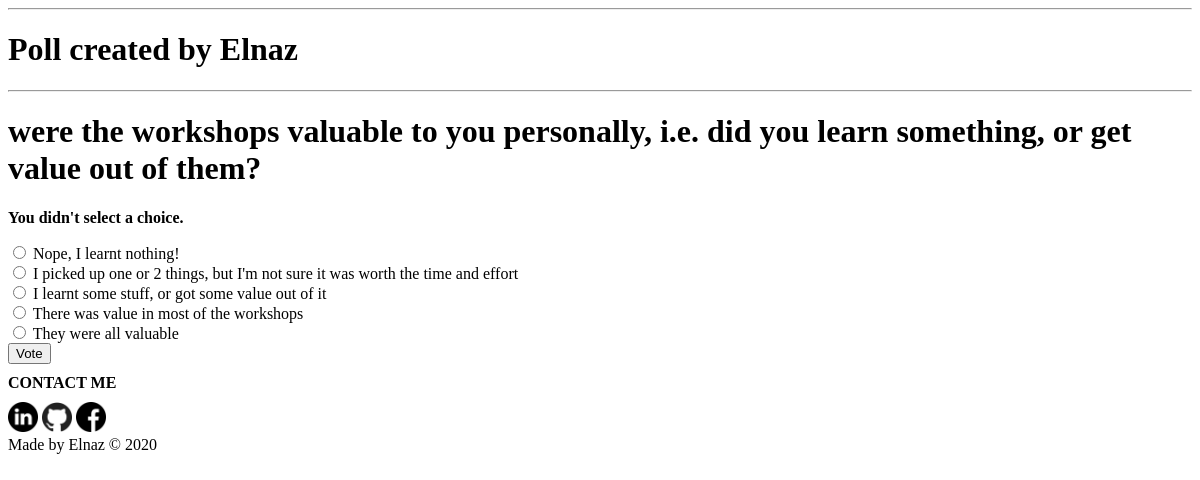
Screenshot of /polls/7/vote/ with the database file from the repository.
### polls/models.py (models this page shows, shortened)
class Question(models.Model):
    question_text = models.CharField(max_length =200)
    pub_date = models.DateTimeField('date published')

class Choice(models.Model):
    question = models.ForeignKey(Question, on_delete = models.CASCADE)
    choice_text = models.CharField(max_length =200)
    votes = models.IntegerField(default =0)

### polls/views.py (the view)
# urls.py: path('<int:question_id>/vote/', views.vote, name='vote'),
def vote(request, question_id):
    question = get_object_or_404(Question, pk=question_id)
    try:
        selected_choice = question.choice_set.get(pk=request.POST['choice'])
    except (KeyError, Choice.DoesNotExist):
        return render(request, 'polls/detail.html', {
            'question': question,
            'error_message': "You didn't select a choice.",
        })
    else:
        selected_choice.votes += 1
        selected_choice.save()
        return HttpResponseRedirect(reverse('polls:results', args=(question.id,)))

### polls/templates/polls/detail.html (shortened to what this page needs)
{% extends 'polls/base.html' %}
{% block main_content %}
<h1>{{ question.question_text }}</h1>
{% if error_message %}<p><strong>{{ error_message }}</strong></p>{% endif %}
<form action="{% url 'polls:vote' question.id %}" method="post">
{% for choice in question.choice_set.all %}
    <input type="radio" name="choice" id="choice{{ forloop.counter }}" value="{{ choice.id }}">
    <label for="choice{{ forloop.counter }}">{{ choice.choice_text }}</label><br>
{% endfor %}
<input type="submit" value="Vote">
</form>
{% endblock %}

### polls/static/style.css (style rules this page uses)
body { background: white url("images/background.gif") no-repeat; }

### rows the page displays
Question: question_text "were the workshops valuable to you personally, i.e. did you learn something, or get value out of them?"
Choice: choice_text "Nope, I learnt nothing!"
Choice: choice_text "I picked up one or 2 things, but I'm not sure it was worth the time and effort"
Choice: choice_text "I learnt some stuff, or got some value out of it"
Choice: choice_text "There was value in most of the workshops"
Choice: choice_text "They were all valuable"

### other values shown
{{ error_message }} "You didn't select a choice."
